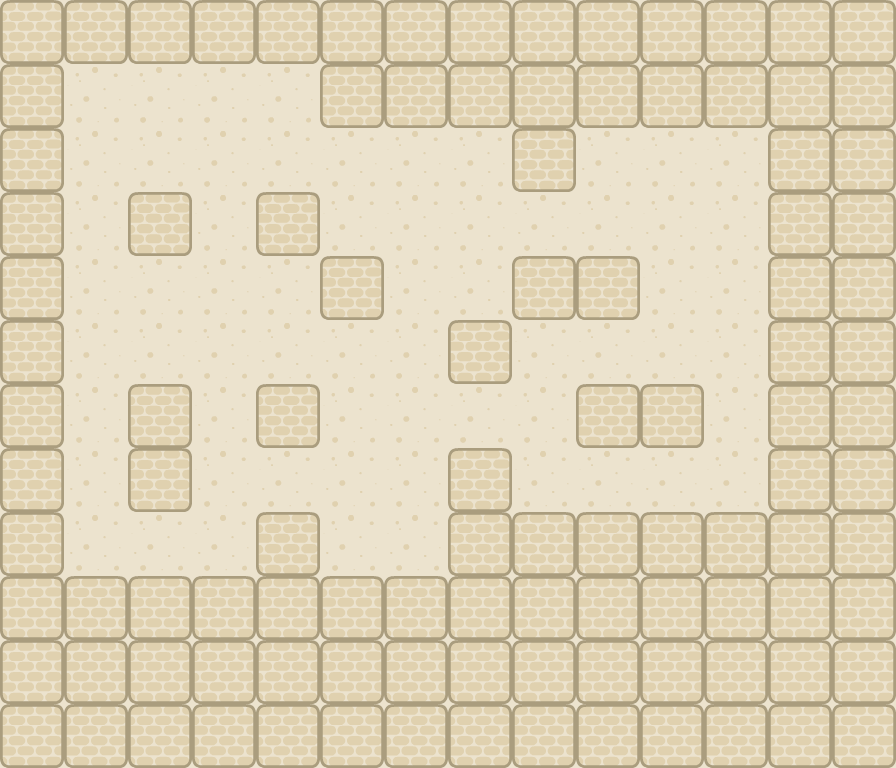

This is a level from a 2D game, rendered from its Tiled map with the project's own tilesets. A one-line summary and the map file follow, with tile-layer data summarised:
An orthogonal 14x12 tile map with 64x64 px tiles, 2 tile layers (ground, graphics), 2 tilesets and 72 objects.

<map version="1.0" tiledversion="1.1.3" orientation="orthogonal" renderorder="right-down" width="14" height="12" tilewidth="64" tileheight="64" infinite="0" nextobjectid="93">
 <tileset firstgid="1" name="sprites" tilewidth="64" tileheight="64" tilecount="36" columns="6">
  <image source="sprites.png" width="421" height="421" />
 </tileset>
 <tileset firstgid="37" name="sprites" tilewidth="64" tileheight="64" tilecount="36" columns="6">
  <image source="sprites.png" width="421" height="421" />
 </tileset>
 <layer name="ground" width="14" height="12">
  <data>[168 cells, 168 non-empty, 1 distinct tile ids]</data>
 </layer>
 <layer name="graphics" width="14" height="12">
  <data>[168 cells, 106 non-empty, 1 distinct tile ids]</data>
 </layer>
 <objectgroup name="walls">
  <object id="1" x="0" y="0" width="64" height="768" />
  <object id="4" x="832" y="0" width="64" height="768" />
  <object id="5" x="64" y="0" width="768" height="64" />
  <object id="6" x="64" y="704" width="768" height="64" />
  <object id="8" x="128" y="192" width="64" height="64" />
  <object id="9" x="256" y="192" width="64" height="64" />
  <object id="11" x="320" y="64" width="64" height="64" />
  <object id="12" x="576" y="64" width="64" height="64" />
  <object id="13" x="512" y="128" width="64" height="64" />
  <object id="14" x="512" y="256" width="64" height="64" />
  <object id="15" x="576" y="256" width="64" height="64" />
  <object id="17" x="640" y="384" width="64" height="64" />
  <object id="18" x="576" y="384" width="64" height="64" />
  <object id="20" x="640" y="512" width="64" height="64" />
  <object id="21" x="768" y="448" width="64" height="64" />
  <object id="22" x="512" y="640" width="64" height="64" />
  <object id="23" x="384" y="640" width="64" height="64" />
  <object id="24" x="192" y="640" width="64" height="64" />
  <object id="27" x="256" y="512" width="64" height="64" />
  <object id="29" x="448" y="512" width="64" height="64" />
  <object id="30" x="512" y="512" width="64" height="64" />
  <object id="31" x="448" y="448" width="64" height="64" />
  <object id="33" x="256" y="384" width="64" height="64" />
  <object id="34" x="128" y="384" width="64" height="64" />
  <object id="35" x="128" y="448" width="64" height="64" />
  <object id="36" x="320" y="256" width="64" height="64" />
  <object id="55" x="512" y="64" width="64" height="64" />
  <object id="56" x="448" y="640" width="64" height="64" />
  <object id="57" x="768" y="640" width="64" height="64" />
  <object id="58" x="768" y="256" width="64" height="64" />
  <object id="59" x="128" y="640" width="64" height="64" />
  <object id="60" x="64" y="640" width="64" height="64" />
  <object id="61" x="448" y="64" width="64" height="64" />
  <object id="62" x="384" y="64" width="64" height="64" />
  <object id="63" x="640" y="64" width="64" height="64" />
  <object id="64" x="768" y="64" width="64" height="64" />
  <object id="65" x="704" y="64" width="64" height="64" />
  <object id="67" x="576" y="640" width="64" height="64" />
  <object id="68" x="640" y="640" width="64" height="64" />
  <object id="69" x="704" y="640" width="64" height="64" />
  <object id="70" x="256" y="640" width="64" height="64" />
  <object id="71" x="320" y="640" width="64" height="64" />
  <object id="72" x="768" y="512" width="64" height="64" />
  <object id="73" x="704" y="512" width="64" height="64" />
  <object id="74" x="768" y="384" width="64" height="64" />
  <object id="75" x="768" y="320" width="64" height="64" />
  <object id="76" x="768" y="192" width="64" height="64" />
  <object id="77" x="768" y="128" width="64" height="64" />
  <object id="78" x="576" y="512" width="64" height="64" />
  <object id="79" x="448" y="320" width="64" height="64" />
  <object id="80" x="256" y="576" width="64" height="64" />
  <object id="81" x="192" y="576" width="64" height="64" />
  <object id="82" x="128" y="576" width="64" height="64" />
  <object id="83" x="384" y="576" width="64" height="64" />
  <object id="84" x="64" y="576" width="64" height="64" />
  <object id="85" x="320" y="576" width="64" height="64" />
  <object id="87" x="448" y="576" width="64" height="64" />
  <object id="88" x="512" y="576" width="64" height="64" />
  <object id="89" x="576" y="576" width="64" height="64" />
  <object id="90" x="640" y="576" width="64" height="64" />
  <object id="91" x="704" y="576" width="64" height="64" />
  <object id="92" x="768" y="576" width="64" height="64" />
 </objectgroup>
 <objectgroup name="blocks">
  <object id="38" x="128" y="256" width="64" height="64" />
  <object id="39" x="192" y="384" width="64" height="64" />
  <object id="40" x="192" y="256" width="64" height="64" />
  <object id="42" x="256" y="448" width="64" height="64" />
  <object id="43" x="192" y="320" width="64" height="64" />
 </objectgroup>
 <objectgroup name="targets">
  <object id="46" x="576" y="224" width="32" height="32" />
  <object id="48" x="512" y="224" width="32" height="32" />
  <object id="49" x="704" y="288" width="32" height="32" />
  <object id="50" x="512" y="352" width="32" height="32" />
  <object id="51" x="640" y="288" width="32" height="32" />
 </objectgroup>
</map>
